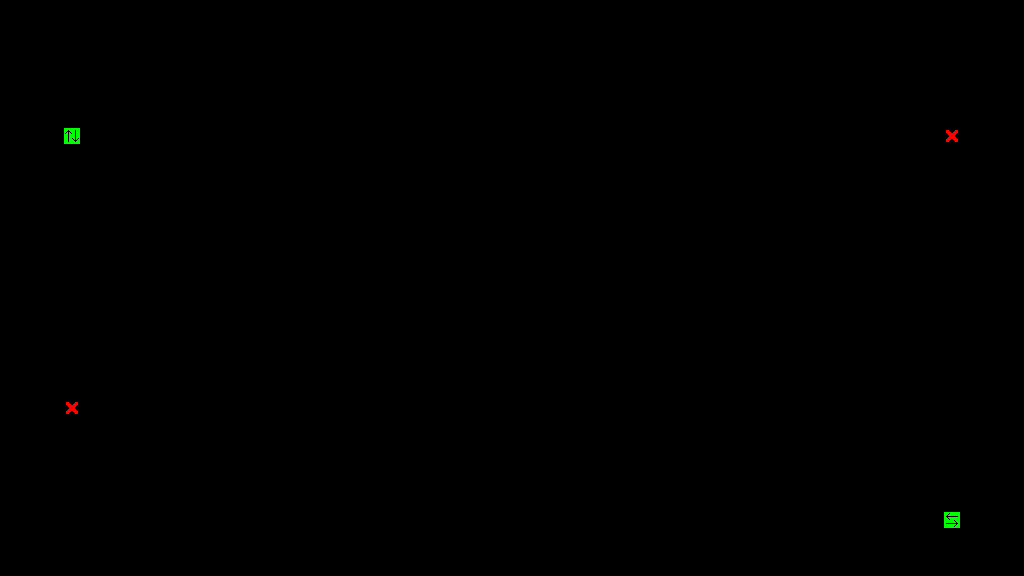

A level layout from a 2D game, rendered from its tile map. Below: a short description, then the map file with its tile-grid data intact:
An orthogonal 64x36 tile map with 16x16 px tiles, 1 tile layer (Tile Layer 1).

<map version="1.0" tiledversion="1.0.3" orientation="orthogonal" renderorder="right-down" width="64" height="36" tilewidth="16" tileheight="16" nextobjectid="1">
 <tileset firstgid="1" source="walls16.tsx" />
 <layer name="Tile Layer 1" width="64" height="36">
  <data encoding="csv">
1,1,1,1,1,1,1,1,1,1,1,1,1,1,1,1,1,1,1,1,1,1,1,1,1,1,1,1,1,1,1,1,1,1,1,1,1,1,1,1,1,1,1,1,1,1,1,1,1,1,1,1,1,1,1,1,1,1,1,1,1,1,1,1,
1,1,1,1,1,1,1,1,1,1,1,1,1,1,1,1,1,1,1,1,1,1,1,1,1,1,1,1,1,1,1,1,1,1,1,1,1,1,1,1,1,1,1,1,1,1,1,1,1,1,1,1,1,1,1,1,1,1,1,1,1,1,1,1,
1,1,0,0,0,0,0,0,0,0,0,0,0,0,0,0,0,0,0,0,0,0,0,0,0,0,0,0,0,0,0,0,0,0,0,0,0,0,0,0,0,0,0,0,0,0,0,0,0,0,0,0,0,0,0,0,0,0,0,0,0,0,1,1,
1,1,0,0,0,0,0,0,0,0,0,0,0,0,0,0,0,0,0,0,0,0,0,0,0,0,0,0,0,0,0,0,0,0,0,0,0,0,0,0,0,0,0,0,0,0,0,0,0,0,0,0,0,0,0,0,0,0,0,0,0,0,1,1,
1,1,0,0,0,0,0,0,0,0,0,0,0,0,0,0,0,0,0,0,0,0,0,0,0,0,0,0,0,0,0,0,0,0,0,0,0,0,0,0,0,0,0,0,0,0,0,0,0,0,0,0,0,0,0,0,0,0,0,0,0,0,1,1,
1,1,0,0,0,0,0,0,0,0,0,0,0,0,0,0,0,0,0,0,0,0,0,0,0,0,0,0,0,0,0,0,0,0,0,0,0,0,0,0,0,0,0,0,0,0,0,0,0,0,0,0,0,0,0,0,0,0,0,0,0,0,1,1,
1,1,0,0,0,0,0,0,0,0,0,0,0,0,0,0,0,0,0,0,0,0,0,0,0,0,0,0,0,0,0,1,1,0,0,0,0,0,0,0,0,0,0,0,0,0,0,0,0,0,0,0,0,0,0,0,0,0,0,0,0,0,1,1,
1,1,0,0,0,0,0,0,0,0,0,0,0,0,0,0,0,0,0,0,0,0,0,0,0,0,0,0,0,0,0,1,1,0,0,0,0,0,0,0,0,0,0,0,0,0,0,0,0,0,0,0,0,0,0,0,0,0,0,0,0,0,1,1,
1,1,0,0,24,0,0,0,0,0,0,0,0,0,0,0,0,0,0,0,0,0,0,0,0,0,0,0,0,0,0,1,1,0,0,0,0,0,0,0,0,0,0,0,0,0,0,0,0,0,0,0,0,0,0,0,0,0,0,6,0,0,1,1,
1,1,0,0,0,0,0,0,0,0,0,0,0,0,0,0,0,0,0,0,0,0,0,0,0,0,0,0,0,0,0,1,1,0,0,0,0,0,0,0,0,0,0,0,0,0,0,0,0,0,0,0,0,0,0,0,0,0,0,0,0,0,1,1,
1,1,0,0,0,0,0,0,0,0,0,0,0,0,0,0,0,0,0,0,0,0,0,0,0,0,0,0,0,0,0,1,1,0,0,0,0,0,0,0,0,0,0,0,0,0,0,0,0,0,0,0,0,0,0,0,0,0,0,0,0,0,1,1,
1,1,0,0,0,0,0,0,0,0,0,0,0,0,0,0,0,0,0,0,0,0,0,0,0,0,0,0,0,0,0,1,1,0,0,0,0,0,0,0,0,0,0,0,0,0,0,0,0,0,0,0,0,0,0,0,0,0,0,0,0,0,1,1,
1,1,0,0,0,0,0,0,0,0,0,0,0,0,0,0,0,0,0,0,0,0,0,0,0,0,0,0,0,0,0,1,1,0,0,0,0,0,0,0,0,0,0,0,0,0,0,0,0,0,0,0,0,0,0,0,0,0,0,0,0,0,1,1,
1,1,0,0,0,0,0,0,0,0,0,0,0,0,0,0,0,0,0,0,0,0,0,0,0,0,0,0,0,0,0,1,1,0,0,0,0,0,0,0,0,0,0,0,0,0,0,0,0,0,0,0,0,0,0,0,0,0,0,0,0,0,1,1,
1,1,0,0,0,0,0,0,0,0,0,0,0,0,0,0,0,0,0,0,0,0,0,0,0,0,0,0,0,0,0,1,1,0,0,0,0,0,0,0,0,0,0,0,0,0,0,0,0,0,0,0,0,0,0,0,0,0,0,0,0,0,1,1,
1,1,0,0,0,0,0,0,0,0,0,0,0,0,0,0,0,0,0,0,0,0,0,0,0,0,0,0,0,0,0,1,1,0,0,0,0,0,0,0,0,0,0,0,0,0,0,0,0,0,0,0,0,0,0,0,0,0,0,0,0,0,1,1,
1,1,0,0,0,0,0,0,0,0,0,0,0,0,0,0,0,0,0,0,0,0,0,0,0,0,0,0,0,0,0,1,1,0,0,0,0,0,0,0,0,0,0,0,0,0,0,0,0,0,0,0,0,0,0,0,0,0,0,0,0,0,1,1,
1,1,1,1,1,1,1,1,1,1,1,1,1,1,1,1,1,1,1,1,1,1,1,1,1,1,1,1,1,1,1,1,1,1,1,1,1,1,1,1,1,1,1,1,1,1,1,1,1,1,1,1,1,1,1,1,1,1,1,1,1,1,1,1,
1,1,1,1,1,1,1,1,1,1,1,1,1,1,1,1,1,1,1,1,1,1,1,1,1,1,1,1,1,1,1,1,1,1,1,1,1,1,1,1,1,1,1,1,1,1,1,1,1,1,1,1,1,1,1,1,1,1,1,1,1,1,1,1,
1,1,0,0,0,0,0,0,0,0,0,0,0,0,0,0,0,0,0,0,0,0,0,0,0,0,0,0,0,0,0,1,1,0,0,0,0,0,0,0,0,0,0,0,0,0,0,0,0,0,0,0,0,0,0,0,0,0,0,0,0,0,1,1,
1,1,0,0,0,0,0,0,0,0,0,0,0,0,0,0,0,0,0,0,0,0,0,0,0,0,0,0,0,0,0,1,1,0,0,0,0,0,0,0,0,0,0,0,0,0,0,0,0,0,0,0,0,0,0,0,0,0,0,0,0,0,1,1,
1,1,0,0,0,0,0,0,0,0,0,0,0,0,0,0,0,0,0,0,0,0,0,0,0,0,0,0,0,0,0,1,1,0,0,0,0,0,0,0,0,0,0,0,0,0,0,0,0,0,0,0,0,0,0,0,0,0,0,0,0,0,1,1,
1,1,0,0,0,0,0,0,0,0,0,0,0,0,0,0,0,0,0,0,0,0,0,0,0,0,0,0,0,0,0,1,1,0,0,0,0,0,0,0,0,0,0,0,0,0,0,0,0,0,0,0,0,0,0,0,0,0,0,0,0,0,1,1,
1,1,0,0,0,0,0,0,0,0,0,0,0,0,0,0,0,0,0,0,0,0,0,0,0,0,0,0,0,0,0,1,1,0,0,0,0,0,0,0,0,0,0,0,0,0,0,0,0,0,0,0,0,0,0,0,0,0,0,0,0,0,1,1,
1,1,0,0,0,0,0,0,0,0,0,0,0,0,0,0,0,0,0,0,0,0,0,0,0,0,0,0,0,0,0,1,1,0,0,0,0,0,0,0,0,0,0,0,0,0,0,0,0,0,0,0,0,0,0,0,0,0,0,0,0,0,1,1,
1,1,0,0,6,0,0,0,0,0,0,0,0,0,0,0,0,0,0,0,0,0,0,0,0,0,0,0,0,0,0,1,1,0,0,0,0,0,0,0,0,0,0,0,0,0,0,0,0,0,0,0,0,0,0,0,0,0,0,0,0,0,1,1,
1,1,1,1,1,1,1,1,1,1,1,0,0,0,0,0,0,0,0,0,0,0,0,0,0,0,0,0,0,0,0,1,1,0,0,0,0,0,0,0,0,0,0,0,0,0,0,0,0,0,0,0,0,0,0,0,0,0,0,0,0,0,1,1,
1,1,1,1,1,1,1,1,1,1,1,0,0,0,0,0,0,0,0,0,0,0,0,0,0,0,0,0,0,0,0,1,1,0,0,0,0,0,0,0,0,0,0,0,0,0,0,0,0,0,0,0,0,0,0,0,0,0,0,0,0,0,1,1,
1,1,1,1,1,1,1,1,1,1,1,1,1,0,0,0,0,0,0,0,0,0,0,0,0,0,0,0,0,0,0,1,1,0,0,0,0,0,0,0,0,0,0,0,0,0,0,0,0,0,0,0,0,0,0,0,0,0,0,0,0,0,1,1,
1,1,1,1,1,1,1,1,1,1,1,1,1,0,0,0,0,0,0,0,0,0,0,0,0,0,0,0,0,0,0,1,1,0,0,0,0,0,0,0,0,0,0,0,0,0,0,0,0,0,0,0,0,0,0,0,0,0,0,0,0,0,1,1,
1,1,1,1,1,1,1,1,1,1,1,1,1,1,1,0,0,0,0,0,0,0,0,0,0,0,0,0,0,0,0,0,0,0,0,0,0,0,0,0,0,0,0,0,0,0,0,0,0,0,0,0,0,0,0,0,0,0,0,0,0,0,1,1,
1,1,1,1,1,1,1,1,1,1,1,1,1,1,1,0,0,0,0,0,0,0,0,0,0,0,0,0,0,0,0,0,0,0,0,0,0,0,0,0,0,0,0,0,0,0,0,0,0,0,0,0,0,0,0,0,0,0,0,0,0,0,1,1,
1,1,1,1,1,1,1,1,1,1,1,1,1,1,1,1,1,0,0,0,0,0,0,0,0,0,0,0,0,0,0,0,0,0,0,0,0,0,0,0,0,0,0,0,0,0,0,0,0,0,0,0,0,0,0,0,0,0,0,25,0,0,1,1,
1,1,1,1,1,1,1,1,1,1,1,1,1,1,1,1,1,0,0,0,0,0,0,0,0,0,0,0,0,0,0,0,0,0,0,0,0,0,0,0,0,0,0,0,0,0,0,0,0,0,0,0,0,0,0,0,0,0,0,0,0,0,1,1,
1,1,1,1,1,1,1,1,1,1,1,1,1,1,1,1,1,1,1,1,1,1,1,1,1,1,1,1,1,1,1,1,1,1,1,1,1,1,1,1,1,1,1,1,1,1,1,1,1,1,1,1,1,1,1,1,1,1,1,1,1,1,1,1,
1,1,1,1,1,1,1,1,1,1,1,1,1,1,1,1,1,1,1,1,1,1,1,1,1,1,1,1,1,1,1,1,1,1,1,1,1,1,1,1,1,1,1,1,1,1,1,1,1,1,1,1,1,1,1,1,1,1,1,1,1,1,1,1
</data>
 </layer>
</map>
